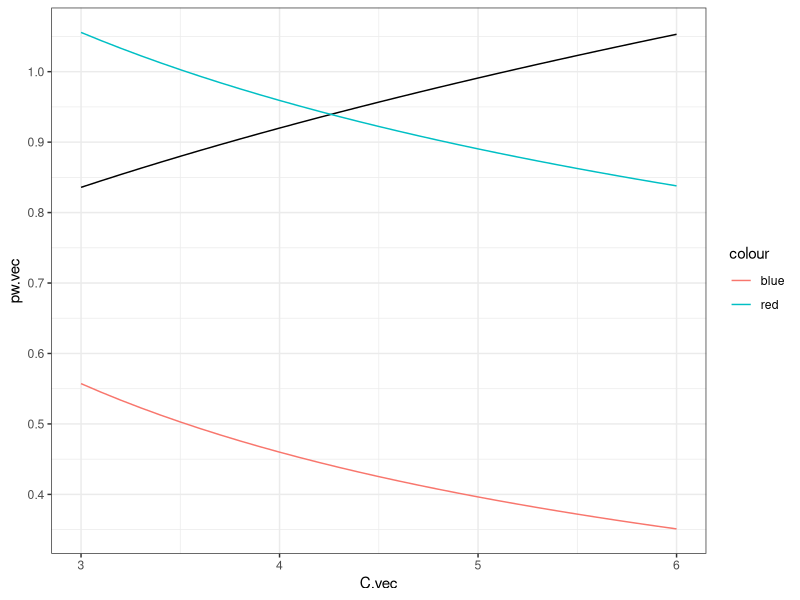

R code for this plot:
# Code for fraud_v?.tex titled: "Whistleblowers and Financial Fraud"
# model simulations

# Packages used
library(ggplot2); theme_set(theme_bw())# for graphics
#library(mfx)# binomial logit marginal effects
#library(stargazer) # for displaying multinomial coefficients. Does not work with mfx
#library(texreg) # for displaying multinomial coefficients. Works with mfx (unlike stargazer). Also displayes multiple regression.
#library(huxtable)#displays multiple regressions as table => advantage, since the table can be edited in R => Problem: built-in to_latex output does not run in LaTeX in my experience. 
#library(nnet)# multinomial regressions
#library(haven)# may be needed to handle haven labelled when data is converted from other software e.g. Stata
#library("xtable") #exporting to LaTeX
#library(dplyr)# for sample_n
#library(gtools)# for stars.pval function

setwd("~/Papers/fraud/fraud_R_Derive")
dir()

#Start simulation of Figure 5 (probabilities as function of C)####

# Model parameters 
# fraud parameters
(L = 120) #fraud level
(rho = 0.8) #fraction of L recovered if convicted
(phi = 40) #penalty if convicted
#(phi = 80) #penalty if convicted
#
# Utility parameters
(delta = 2) #WB discomfort 
(gamma = 1) #utility concavity parameter

# compensation level
(C.vec = 0:10)# will change after figuring the exact range to have both probabilities in [0,1]

# verify assumption that ensures an interval of C with prob in [0,1]
(1-rho)*L
phi > (1-rho)*L

# Finding the range of compensation C with prob in [0,1]
# pw < 1 if C <
(2*delta*(phi +rho*L)^2)/L^2
# pf < 1 if C > 
(2*delta*L)/(phi+rho*L)
#therefore set C in the range
(C.vec = seq(3,6,0.1))# allowing > 1 on the edges

# Derivations
# eq (9)
(pw.vec = ((C.vec*L^2)/((2*delta*(phi+rho*L)^2)))^(1/3) )
# eq (10)
(pf.vec = ((2*delta*L)/(C.vec*(phi+rho*L)))^(1/3))
# also in eq (10)
(lambda_bar.vec = (((delta^2*L^2))/(2*C.vec^2*(phi+rho*L)^2))^(1/3))

# drawing the 3 prob (Figure 5 in paper)
(prob.df = data.frame(C.vec, pw.vec, pf.vec, lambda_bar.vec))
#
ggplot(prob.df, aes(x=C.vec)) + geom_line(aes(y=pw.vec)) +geom_line(aes(y=pf.vec, color="red"))+geom_line(aes(y=lambda_bar.vec, color="blue"))+scale_y_continuous(breaks = seq(0,1.1,0.1))

#end simulation of Figure 5 (probabilities as function of C)####

#Start 1st simulation of expected loss as function of C####
# Using the same parameters as for Figure 5 except:
(C.vec = seq(3.6,5.1,0.1))# ensuring both probabilities < 1
#
# Derivations
# eq (9)
(pw.vec = ((C.vec*L^2)/((2*delta*(phi+rho*L)^2)))^(1/3) )
# eq (10)
(pf.vec = ((2*delta*L)/(C.vec*(phi+rho*L)))^(1/3))
# also in eq (10)
(lambda_bar.vec = (((delta^2*L^2))/(2*C.vec^2*(phi+rho*L)^2))^(1/3))

# eq (11): expected fraud loss 
(eloss.vec = pf.vec*(L -pw.vec *lambda_bar.vec *(rho*L -C.vec +phi)))
is.unsorted(eloss.vec)# True if non-monotonic
is.unsorted(-eloss.vec)# True if non-monotonic
which.min(eloss.vec)
which.max(eloss.vec)
# => Expected loss is minimized at C_max where pw=1

#End 1st simulation of expected loss as function of C####

#Start 2nd Simulation of expected loss as function of C####
# Model parameters 
# fraud parameters
(L = 120) #fraud level
(rho = 0.7) #fraction of L recovered if convicted
(phi = 40) #penalty if convicted
#
# Utility parameters
(delta = 2) #WB discomfort 
(gamma = 1) #utility concavity parameter

# compensation level
(C.vec = 0:10)# will change after figuring the exact range to have both probabilities in [0,1]

# verify assumption that ensures an interval of C with prob in [0,1]
(1-rho)*L
phi > (1-rho)*L

# Finding the range of compensation C with prob in [0,1]
# pw < 1 if C <
(2*delta*(phi +rho*L)^2)/L^2
# pf < 1 if C > 
(2*delta*L)/(phi+rho*L)
#therefore set C in the range
(C.vec = seq(3.8,4.2,0.05))# this ensures all prob in [0,1]

# Derivations
# eq (9)
(pw.vec = ((C.vec*L^2)/((2*delta*(phi+rho*L)^2)))^(1/3) )
# eq (10)
(pf.vec = ((2*delta*L)/(C.vec*(phi+rho*L)))^(1/3))
# also in eq (10)
(lambda_bar.vec = (((delta^2*L^2))/(2*C.vec^2*(phi+rho*L)^2))^(1/3))

# eq (11): expected fraud loss 
(eloss.vec = pf.vec*(L -pw.vec *lambda_bar.vec *(rho*L -C.vec +phi)))
is.unsorted(eloss.vec)# True if non-monotonic
is.unsorted(-eloss.vec)# True if non-monotonic
#
which.min(eloss.vec)
which.max(eloss.vec)
# => Expected loss is minimized at Cmin where pf = 1 and pw < 1.

#End 2nd Simulation of expected loss as function of C####
